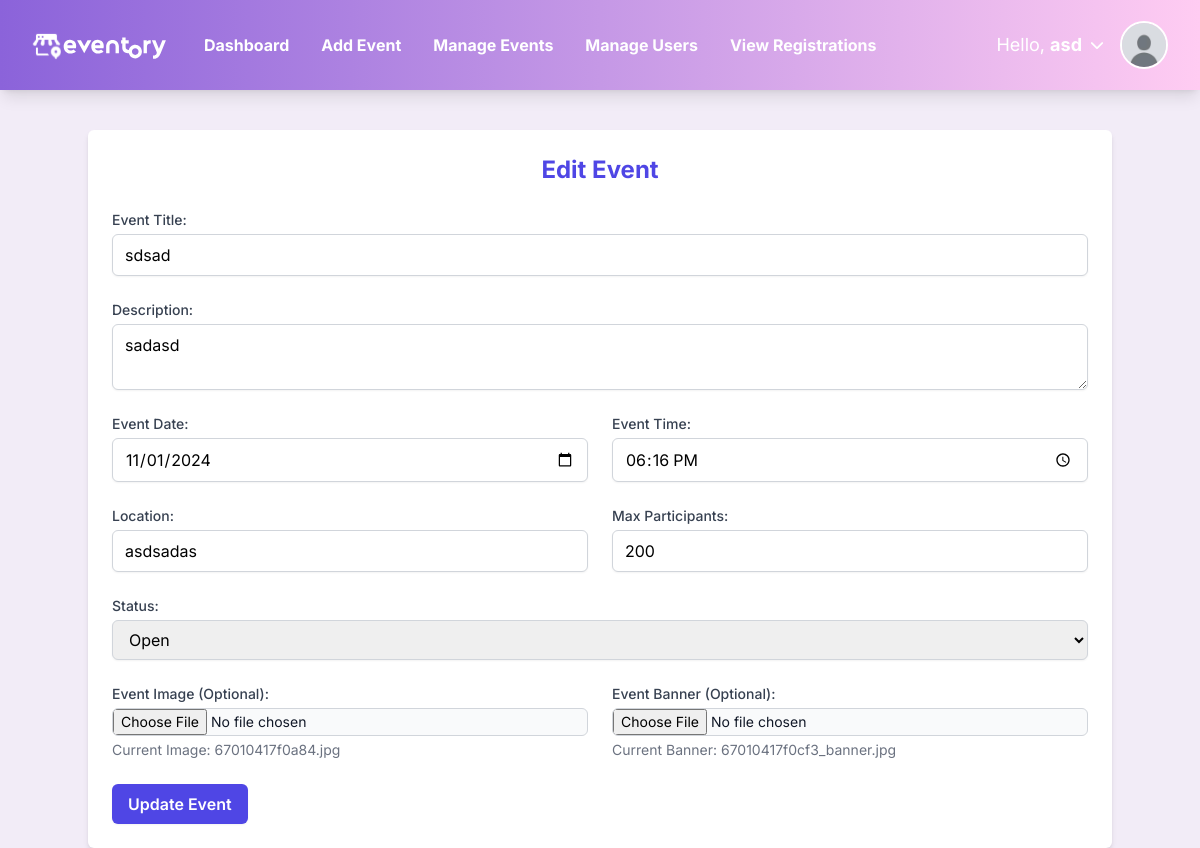
Page /admin/edit_event.php?event_id=1 (signed in) on the committed database.
### tables this page shows
CREATE TABLE `users` (
  `id` int(11) NOT NULL,
  `name` varchar(255) NOT NULL,
  `email` varchar(255) NOT NULL,
  `password` varchar(255) NOT NULL,
  `role` enum('admin','user') DEFAULT 'user',
  `created_at` timestamp NOT NULL DEFAULT current_timestamp(),
  `profile_picture` varchar(255) NOT NULL,
  `reset_token` varchar(255) NOT NULL,
  `reset_expiry` datetime DEFAULT NULL
);

CREATE TABLE `events` (
  `event_id` int(11) NOT NULL,
  `title` varchar(255) NOT NULL,
  `description` text NOT NULL,
  `event_date` date NOT NULL,
  `event_time` time NOT NULL,
  `location` varchar(255) NOT NULL,
  `max_participants` int(11) NOT NULL,
  `registered_participants` int(11) NOT NULL,
  `status` enum('open','closed','canceled') DEFAULT 'open',
  `image` varchar(255) DEFAULT NULL,
  `created_at` timestamp NOT NULL DEFAULT current_timestamp(),
  `banner` varchar(255) DEFAULT NULL
);

### public_html/admin/edit_event.php (the view, shortened to what this page needs)
<?php
require '../includes/db_connection.php';
$event_id = $_GET['event_id'];
$stmt = $pdo->prepare("SELECT * FROM events WHERE event_id = :event_id");
$stmt->execute(['event_id' => $event_id]);
$event = $stmt->fetch();
?>
<?php include '../includes/navbar.php'; ?>
<html lang="en">
<head>
    <script src="https://cdn.tailwindcss.com"></script>
</head>
<body class="bg-gray-100">
<div class="container mx-auto p-6 bg-white shadow-md rounded-md mt-10">
    <h1 class="text-2xl font-bold mb-6 text-center text-indigo-600">Edit Event</h1>
    <form method="POST" enctype="multipart/form-data" class="space-y-6">
        <div>
            <label class="block text-sm font-medium text-gray-700">Event Title:</label>
            <input type="text" name="title" value="<?= htmlspecialchars($event['title']) ?>" required
                class="mt-1 block w-full px-3 py-2 border border-gray-300 rounded-md shadow-sm focus:outline-none focus:ring-indigo-500 focus:border-indigo-500">
        </div>
        <div>
            <label class="block text-sm font-medium text-gray-700">Description:</label>
            <textarea name="description" required
                class="mt-1 block w-full px-3 py-2 border border-gray-300 rounded-md shadow-sm focus:outline-none focus:ring-indigo-500 focus:border-indigo-500"><?= htmlspecialchars($event['description']) ?></textarea>
        </div>
        <div class="grid grid-cols-1 md:grid-cols-2 gap-6">
            <div>
                <label class="block text-sm font-medium text-gray-700">Event Date:</label>
                <input type="date" name="event_date" value="<?= htmlspecialchars($event['event_date']) ?>" required
                    class="mt-1 block w-full px-3 py-2 border border-gray-300 rounded-md shadow-sm focus:outline-none focus:ring-indigo-500 focus:border-indigo-500">
            </div>
            <div>
                <label class="block text-sm font-medium text-gray-700">Event Time:</label>
                <input type="time" name="event_time" value="<?= htmlspecialchars($event['event_time']) ?>" required
                    class="mt-1 block w-full px-3 py-2 border border-gray-300 rounded-md shadow-sm focus:outline-none focus:ring-indigo-500 focus:border-indigo-500">
            </div>
        </div>
        <div class="grid grid-cols-1 md:grid-cols-2 gap-6">
            <div>
                <label class="block text-sm font-medium text-gray-700">Location:</label>
                <input type="text" name="location" value="<?= htmlspecialchars($event['location']) ?>" required
                    class="mt-1 block w-full px-3 py-2 border border-gray-300 rounded-md shadow-sm focus:outline-none focus:ring-indigo-500 focus:border-indigo-500">
            </div>
            <div>
                <label class="block text-sm font-medium text-gray-700">Max Participants:</label>
                <input type="number" name="max_participants" value="<?= htmlspecialchars($event['max_participants']) ?>" required
                    class="mt-1 block w-full px-3 py-2 border border-gray-300 rounded-md shadow-sm focus:outline-none focus:ring-indigo-500 focus:border-indigo-500">
            </div>
        </div>
        <div>
            <label class="block text-sm font-medium text-gray-700">Status:</label>
            <select name="status"
                class="mt-1 block w-full px-3 py-2 border border-gray-300 rounded-md shadow-sm focus:outline-none focus:ring-indigo-500 focus:border-indigo-500">
                <option value="open" <?= $event['status'] == 'open' ? 'selected' : '' ?>>Open</option>
            </select>
        </div>
        <div class="grid grid-cols-1 md:grid-cols-2 gap-6">
            <div>
                <label class="block text-sm font-medium text-gray-700">Event Image (Optional):</label>
                <input type="file" name="event_image" accept=".jpg,.jpeg,.png,.svg,.webp,.bmp,.gif"
                    class="mt-1 block w-full text-sm text-gray-900 bg-gray-50 border border-gray-300 rounded-md cursor-pointer">
                <p class="mt-1 text-sm text-gray-500">Current Image: <?= htmlspecialchars($event['image']) ?></p>
            </div>
            <div>
                <label class="block text-sm font-medium text-gray-700">Event Banner (Optional):</label>
                <input type="file" name="event_banner" accept=".jpg,.jpeg,.png,.svg,.webp,.bmp,.gif"
                    class="mt-1 block w-full text-sm text-gray-900 bg-gray-50 border border-gray-300 rounded-md cursor-pointer">
                <p class="mt-1 text-sm text-gray-500">Current Banner: <?= htmlspecialchars($event['banner']) ?></p>
            </div>
        </div>
        <button type="submit"
            class="w-full md:w-auto bg-indigo-600 hover:bg-indigo-700 text-white font-semibold py-2 px-4 rounded-md shadow-sm focus:outline-none focus:ring-2 focus:ring-indigo-500 focus:ring-offset-2">
            Update Event
        </button>
    </form>
</div>
</body>
</html>

### public_html/includes/navbar.php (shortened to what this page needs)
<?php
require '../includes/db_connection.php';
$stmt = $pdo->prepare("SELECT * FROM users WHERE id = ?");
$stmt->execute([$_SESSION['user_id']]);
$user = $stmt->fetch();
$default_picture = '../assets/images/profile_pictures/default.jpg';
if (empty($user['profile_picture']) || !file_exists($user['profile_picture'])) {
    $user['profile_picture'] = $default_picture;
}
?>
<!DOCTYPE html>
<html lang="en">
<head>
    <script src="https://cdn.tailwindcss.com"></script>
</head>
<body class="bg-[#F2ECF7] font-inter">
    <nav class="bg-gradient-to-r from-[#8B63DA] via-[#C598E6] to-[#FFCCF2] shadow-lg">
        <div class="max-w-7xl mx-auto px-4 sm:px-6 lg:px-8">
            <div class="flex items-center justify-between h-[90px]">
                <div class="flex items-center space-x-8">
                    <a href="view_events.php" class="text-white font-bold text-xl flex-shrink-0">
                        <img class="w-[140px]" src="../assets/images/logo.svg" alt="Logo">
                    </a>
                    <div class="hidden md:flex space-x-8 font-bold text-white transition">
                        <?php if (isset($_SESSION['role'])): ?>
                            <?php if ($_SESSION['role'] === 'admin'): ?>
                                <a href="manage_events.php" class="hover:text-white transition">Dashboard</a>
                                <a href="add_event.php" class="hover:text-white transition">Add Event</a>
                                <a href="manage_events.php" class="hover:text-white transition">Manage Events</a>
                                <a href="view_users.php" class="hover:text-white transition">Manage Users</a>
                                <a href="view_registrations.php" class="hover:text-white transition">View Registrations</a>
                            <?php endif; ?>
                        <?php else: ?>
                            <a href="login.php" class="hover:text-gray-300 transition">Login</a>
                            <a href="register.php" class="hover:text-gray-300 transition">Register</a>
                        <?php endif; ?>
                    </div>
                </div>
                <div id="user-menu-toggle" class="hidden md:flex items-center cursor-pointer">
                    <span class="text-white text-lg mx-2">Hello, <b><?= htmlspecialchars($user['name']) ?></b></span>
                    <i class="fas fa-chevron-down text-white text-sm me-4"></i>
                    <img src="<?= htmlspecialchars($user['profile_picture']) ?>" class="h-12 w-12 rounded-full border-2 border-white" alt="User Avatar">
                </div>
            </div>
        </div>
    </nav>
</body>
</html>

### rows in the picture
users: name "asd"
events: title "sdsad", description "sadasd", event_date "11/01/2024", event_time "18:16:00", location "asdsadas", max_participants "200", status "Open", image "67010417f0a84.jpg", banner "67010417f0cf3_banner.jpg"
